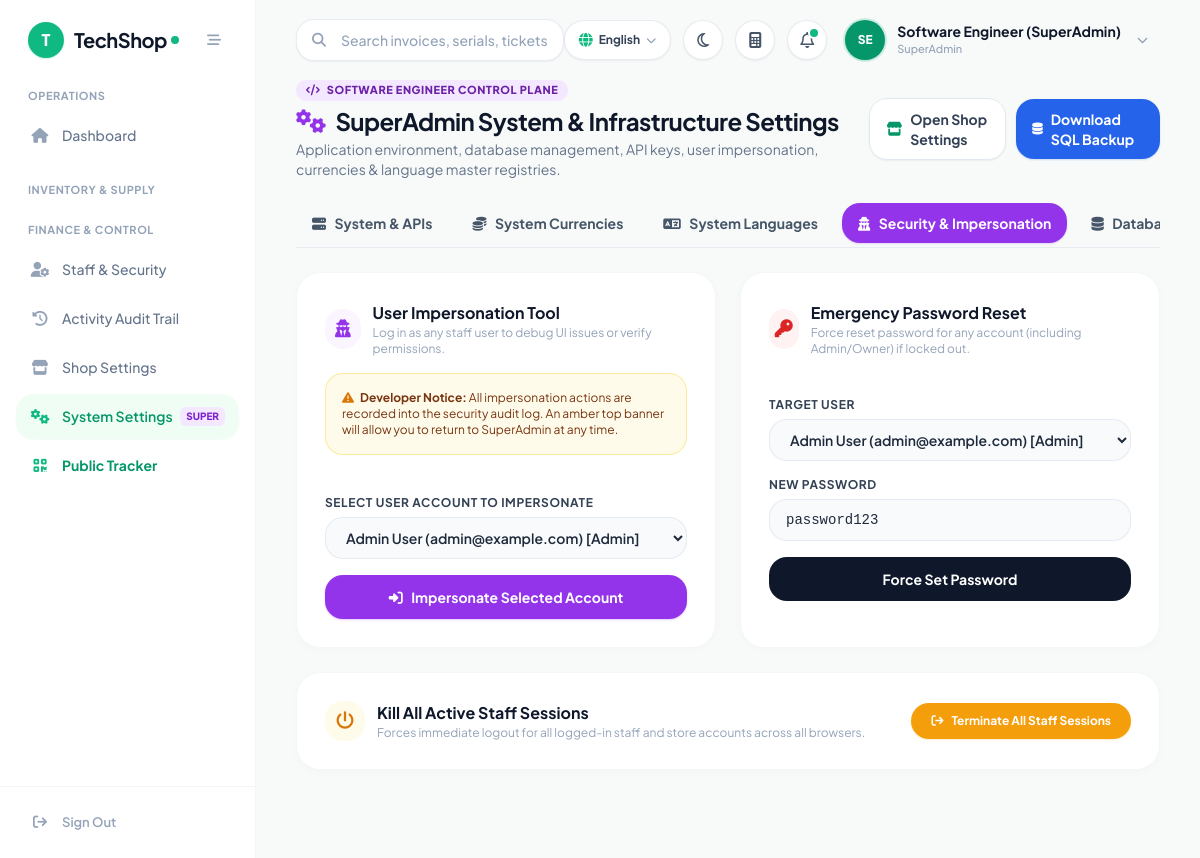
The app's page /pages/settings.php?tab=security (signed in) with its own data.
### tables this page shows
CREATE TABLE IF NOT EXISTS `settings` (
  `setting_key` varchar(50) NOT NULL,
  `setting_value` text,
  `created_at` timestamp NULL DEFAULT CURRENT_TIMESTAMP,
  `updated_at` timestamp NULL DEFAULT CURRENT_TIMESTAMP ON UPDATE CURRENT_TIMESTAMP,
  PRIMARY KEY (`setting_key`)
);

CREATE TABLE IF NOT EXISTS `users` (
  `id` bigint unsigned NOT NULL AUTO_INCREMENT,
  `name` varchar(255) NOT NULL,
  `email` varchar(255) NOT NULL,
  `password` varchar(255) NOT NULL,
  `role` varchar(50) NOT NULL DEFAULT 'Cashier',
  `phone` varchar(50) DEFAULT NULL,
  `branch_id` int NOT NULL DEFAULT '1',
  `status` tinyint(1) NOT NULL DEFAULT '1',
  `created_at` timestamp NULL DEFAULT CURRENT_TIMESTAMP,
  `updated_at` timestamp NULL DEFAULT CURRENT_TIMESTAMP ON UPDATE CURRENT_TIMESTAMP,
  PRIMARY KEY (`id`),
  UNIQUE KEY `email` (`email`)
);

### pages/settings.php (the view, shortened to what the rows shown need)
<?php
require_once '../includes/db.php';
enforce_page_access('settings.php');
$tab = $_GET['tab'] ?? 'system';
require_once '../includes/header.php';
?>
<div class="space-y-6 max-w-7xl mx-auto pb-12">
    <div class="flex flex-col sm:flex-row sm:items-center justify-between gap-4">
        <div>
            <h1 class="text-2xl font-bold text-slate-900 tracking-tight flex items-center gap-2.5">
                <i class="fa-solid fa-gears text-purple-600"></i>
                <span>SuperAdmin System & Infrastructure Settings</span>
            </h1>
        </div>
    </div>
    <?php if ($tab === 'security'): ?>
    <div class="grid grid-cols-1 lg:grid-cols-2 gap-6">
        <div class="bg-white rounded-3xl shadow-card border border-slate-100/90 p-6 sm:p-7 space-y-4">
            <div class="flex items-center gap-3">
                <div>
                    <h2 class="text-base font-bold text-slate-900">User Impersonation Tool</h2>
                </div>
            </div>
        </div>
        <div class="bg-white rounded-3xl shadow-card border border-slate-100/90 p-6 sm:p-7 space-y-4">
            <div class="flex items-center gap-3">
                <div>
                    <h2 class="text-base font-bold text-slate-900">Emergency Password Reset</h2>
                </div>
            </div>
        </div>
        <div class="lg:col-span-2 bg-white rounded-3xl shadow-card border border-slate-100/90 p-6 sm:p-7 space-y-4">
            <div class="flex items-center justify-between">
                <div class="flex items-center gap-3">
                    <div>
                        <h2 class="text-base font-bold text-slate-900">Kill All Active Staff Sessions</h2>
                    </div>
                </div>
            </div>
        </div>
    </div>
    <?php endif; ?>
</div>
<?php require_once '../includes/footer.php'; ?>

### includes/header.php (shortened to what the rows shown need)
<?php
require_once __DIR__ . '/lang.php';
$user = $_SESSION['user'];
$role = $user['role'] ?? 'Cashier';
        ?>
        <?php
function isActive($page) {
    $current = basename($_SERVER['PHP_SELF']);
    if ($current === $page || strpos($_SERVER['REQUEST_URI'], $page) !== false) {
        return 'bg-emerald-50 text-emerald-600 font-semibold shadow-sm shadow-emerald-500/5';
    }
    return 'text-slate-500 hover:text-slate-900 hover:bg-slate-50/80 font-medium';
}
function getIconColor($page) {
    $current = basename($_SERVER['PHP_SELF']);
    if ($current === $page || strpos($_SERVER['REQUEST_URI'], $page) !== false) {
        return 'text-emerald-500';
    }
    return 'text-slate-400 group-hover:text-slate-600';
}
$sys_name = 'TechShop';
$sys_logo = '';
if (isset($pdo) && $pdo) {
    try {
        $stmt_h = $pdo->query("SELECT setting_key, setting_value FROM settings WHERE setting_key IN ('system_name', 'shop_logo', 'currency_symbol', 'shop_currency', 'supported_currencies_json')");
        while ($row = $stmt_h->fetch()) {
            if ($row['setting_key'] === 'system_name' && !empty($row['setting_value'])) $sys_name = $row['setting_value'];
        }
    } catch (\Exception $e) {}
}
$user_name = $user['name'] ?? 'Staff User';
$user_role = $user['role'] ?? 'Cashier';
$name_parts = explode(' ', trim($user_name));
$initials = strtoupper(substr($name_parts[0] ?? 'U', 0, 1) . (isset($name_parts[1]) ? substr($name_parts[1], 0, 1) : ''));
?>
<!DOCTYPE html>
<html lang="en" class="h-full">
<head>
    <script src="https://cdn.tailwindcss.com"></script>
    <link rel="stylesheet" href="https://cdnjs.cloudflare.com/ajax/libs/font-awesome/6.5.1/css/all.min.css">
</head>
<body class="bg-[#F7FAF8] text-slate-800 font-sans flex h-screen overflow-hidden antialiased">
    <aside id="mainSidebar" class="w-64 bg-white border-r border-slate-100/90 flex flex-col fixed md:static inset-y-0 left-0 z-50 transform -translate-x-full md:translate-x-0 transition-transform duration-200 ease-in-out">
        <div class="h-20 flex items-center justify-between px-7">
            <a href="dashboard.php" class="flex items-center gap-2.5 group">
                <?php if ($sys_logo): ?>
                    <img src="../uploads/logo/<?php echo htmlspecialchars($sys_logo); ?>" alt="Logo" class="h-9 w-9 object-contain rounded-xl">
                <?php else: ?>
                    <div class="w-9 h-9 rounded-2xl bg-emerald-500 text-white flex items-center justify-center font-black text-base shadow-sm shadow-emerald-500/20">
                        <?php echo strtoupper(substr($sys_name, 0, 1)); ?>
                    </div>
                <?php endif; ?>
                <div class="flex items-center tracking-tight">
                    <span class="text-xl font-bold text-slate-900 tracking-tight"><?php echo htmlspecialchars($sys_name); ?></span>
                    <span class="w-2 h-2 rounded-full bg-emerald-500 ml-1 inline-block"></span>
                </div>
            </a>
        </div>
        <nav class="flex-1 overflow-y-auto px-4 py-2 space-y-6">
            <div>
                <p class="text-[11px] font-bold uppercase tracking-wider text-slate-400 px-3 mb-2"><?php echo __('nav_operations'); ?></p>
                <div class="space-y-1">
                    <a href="dashboard.php" class="sidebar-item flex items-center px-3.5 py-3 rounded-2xl group <?php echo isActive('dashboard.php'); ?>">
                        <i class="fa-solid fa-house w-5 text-center text-[15px] <?php echo getIconColor('dashboard.php'); ?>"></i>
                        <span class="ml-3 text-[14px]"><?php echo __('nav_dashboard'); ?></span>
                    </a>
                </div>
            </div>
            <div>
                <p class="text-[11px] font-bold uppercase tracking-wider text-slate-400 px-3 mb-2"><?php echo __('nav_inventory_supply'); ?></p>
            </div>
            <div>
                <p class="text-[11px] font-bold uppercase tracking-wider text-slate-400 px-3 mb-2"><?php echo __('nav_finance_control'); ?></p>
                <div class="space-y-1">
                    <?php if (in_array($role, ['Admin', 'Manager', 'SuperAdmin'])): ?>
                    <a href="users.php" class="sidebar-item flex items-center px-3.5 py-3 rounded-2xl group <?php echo isActive('users.php'); ?>">
                        <i class="fa-solid fa-user-gear w-5 text-center text-[15px] <?php echo getIconColor('users.php'); ?>"></i>
                        <span class="ml-3 text-[14px]"><?php echo __('nav_staff'); ?></span>
                    </a>
                    <a href="audit_log.php" class="sidebar-item flex items-center px-3.5 py-3 rounded-2xl group <?php echo isActive('audit_log.php'); ?>">
                        <i class="fa-solid fa-clock-rotate-left w-5 text-center text-[15px] <?php echo getIconColor('audit_log.php'); ?>"></i>
                        <span class="ml-3 text-[14px]"><?php echo __('nav_audit'); ?></span>
                    </a>
                    <?php endif; ?>
                    <?php if (in_array($role, ['Admin', 'SuperAdmin'])): ?>
                    <a href="shop_settings.php" class="sidebar-item flex items-center px-3.5 py-3 rounded-2xl group <?php echo isActive('shop_settings.php'); ?>">
                        <i class="fa-solid fa-store w-5 text-center text-[15px] <?php echo getIconColor('shop_settings.php'); ?>"></i>
                        <span class="ml-3 text-[14px]"><?php echo __('nav_shop_settings'); ?></span>
                    </a>
                    <?php endif; ?>
                    <?php if ($role === 'SuperAdmin'): ?>
                    <a href="settings.php" class="sidebar-item flex items-center justify-between px-3.5 py-3 rounded-2xl group <?php echo isActive('settings.php'); ?>">
                        <div class="flex items-center">
                            <i class="fa-solid fa-gears w-5 text-center text-[15px] <?php echo getIconColor('settings.php'); ?>"></i>
                            <span class="ml-3 text-[14px]"><?php echo __('nav_system_settings'); ?></span>
                        </div>
                        <span class="px-1.5 py-0.5 rounded-md bg-purple-100 text-purple-700 text-[10px] font-extrabold uppercase">Super</span>
                    </a>
                    <?php endif; ?>
                    <a href="track.php" target="_blank" class="sidebar-item flex items-center px-3.5 py-3 rounded-2xl group text-emerald-600 hover:bg-emerald-50/80 font-bold">
                    </a>
                </div>
            </div>
        </nav>
        <div class="p-4 border-t border-slate-100">
            <a href="../logout.php" class="flex items-center px-3.5 py-2.5 text-slate-400 hover:text-red-500 hover:bg-red-50/60 rounded-2xl transition-all">
                <i class="fa-solid fa-arrow-right-from-bracket w-5 text-center text-[14px]"></i>
                <span class="ml-3 text-[13px] font-semibold"><?php echo __('nav_sign_out'); ?></span>
            </a>
        </div>
    </aside>
    <main class="flex-1 flex flex-col h-screen overflow-hidden bg-[#F7FAF8]">
        <header class="h-20 bg-transparent flex items-center justify-between px-6 lg:px-10 z-20 shrink-0">
            <div class="flex items-center gap-4 flex-1">
                <div class="relative w-full max-w-sm hidden sm:block">
                    <input
                        type="text"
                        id="globalSearchInput"
                        placeholder="<?php echo __('hdr_search_placeholder', 'Search anything (F2)...'); ?>"
                        class="w-full pl-11 pr-4 py-2.5 bg-white border border-slate-200/80 rounded-2xl text-sm font-medium text-slate-800 placeholder-slate-400 focus:outline-none focus:ring-2 focus:ring-emerald-500/20 focus:border-emerald-500 shadow-sm transition-all"
                        onkeyup="handleGlobalSearch(event)"
                    >
                </div>
            </div>
            <div class="flex items-center space-x-2 sm:space-x-3">
                <div class="relative">
                    <button id="userMenuBtn" onclick="toggleUserMenu()" class="flex items-center gap-3 p-1.5 pr-3 rounded-full hover:bg-white transition-all">
                        <div class="w-10 h-10 rounded-full bg-emerald-600 text-white font-extrabold flex items-center justify-center text-xs shadow-sm ring-2 ring-emerald-500/20">
                            <?php echo htmlspecialchars($initials); ?>
                        </div>
                        <div class="text-left hidden md:block">
                            <div class="text-sm font-bold text-slate-900 leading-tight"><?php echo htmlspecialchars($user_name); ?></div>
                            <div class="text-[11px] font-medium text-slate-400"><?php echo htmlspecialchars($user_role); ?></div>
                        </div>
                        <i class="fa-solid fa-chevron-down text-slate-400 text-[11px] ml-1"></i>
                    </button>
                </div>
            </div>
        </header>
        <div class="flex-1 overflow-y-auto px-6 lg:px-10 pb-10">

### records on screen
settings: setting_value "T", setting_value "TechShop"
settings: setting_value "OPERATIONS", setting_value "Dashboard", setting_value "INVENTORY & SUPPLY", setting_value "FINANCE & CONTROL", setting_value "Staff & Security", setting_value "Activity Audit Trail", setting_value "Shop Settings", setting_value "System Settings", setting_value "Sign Out"
users: name "SE", name "Software Engineer (SuperAdmin)", role "SuperAdmin"

### other values on screen
form field target_user_id "Admin User (admin@example.com) [Admin]"
